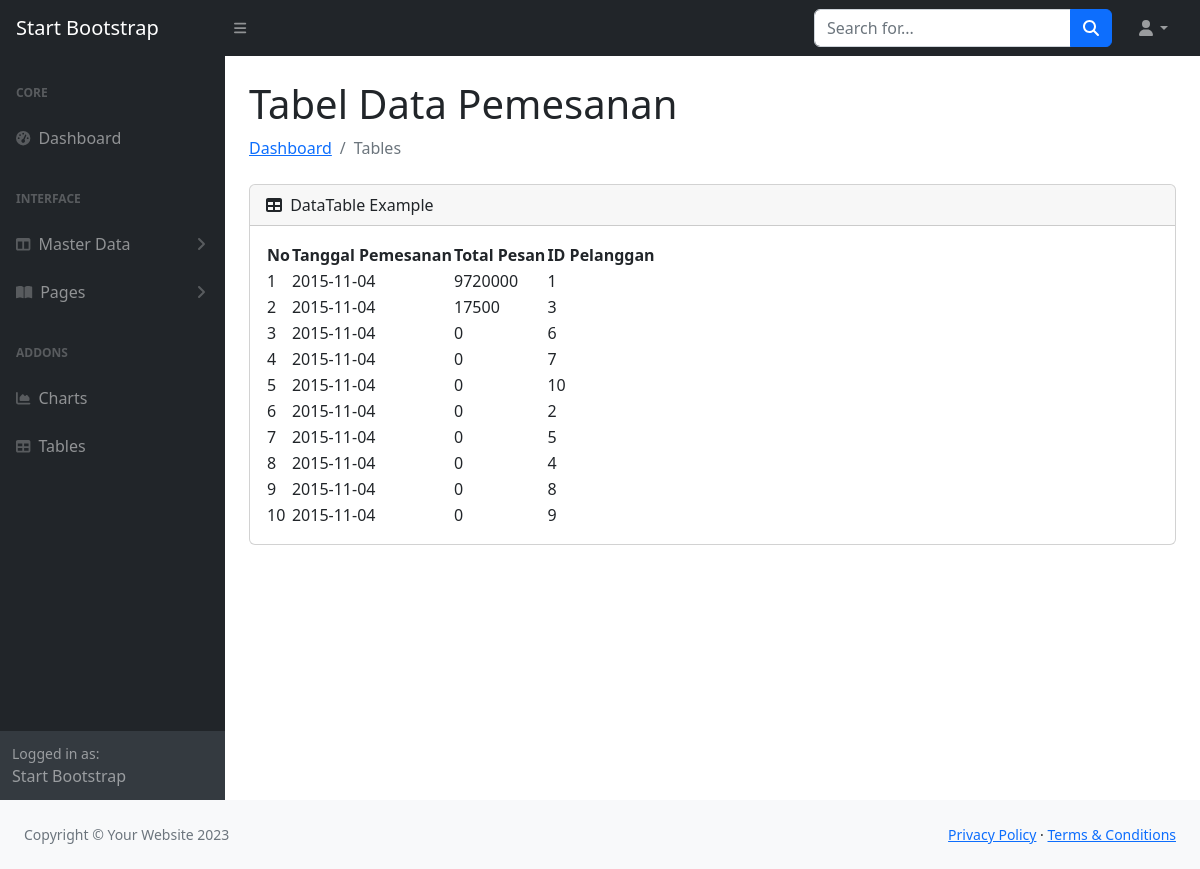
Screenshot of /admin/index.php?url=order with the database file from the repository.
### tables this page shows
CREATE TABLE `pesanan` (
  `id` int(11) NOT NULL,
  `tanggal` date DEFAULT NULL,
  `total` double DEFAULT NULL,
  `pelanggan_id` int(11) NOT NULL
);

### admin/models/pesanan.php (called while the page is built)
<?php
class Pesanan{
    private $koneksi;
    public function __construct(){
        global $dbh;
        $this->koneksi = $dbh;
    }
    public function dataPesanan(){
        $sql = "SELECT pesanan.*, pelanggan.nama as Kategori FROM pesanan INNER JOIN
        pelanggan ON pelanggan.id = pesanan.pelanggan_id";
        $ps = $this->koneksi->prepare($sql);
        $ps->execute();
        $rs = $ps->fetchAll();
        return $rs;
    }
}
?>

### admin/order.php (the view, shortened to what this page needs)
<?php
    include_once 'top.php';
    include_once 'menu.php';
$model = new Pesanan();
$data_pesanan = $model->dataPesanan();
?>
                        <h1 class="mt-4">Tabel Data Pemesanan</h1>
                        <ol class="breadcrumb mb-4">
                            <li class="breadcrumb-item"><a href="index.html">Dashboard</a></li>
                            <li class="breadcrumb-item active">Tables</li>
                        </ol>
                        <div class="card mb-4">
                            <div class="card-header">
                                <i class="fas fa-table me-1"></i>
                                DataTable Example
                            </div>
                            <div class="card-body">
                                <table id="datatablesSimple">
                                <thead>
                                        <tr>
                                            <th>No</th>
                                            <th>Tanggal Pemesanan</th>
                                            <th>Total Pesan</th>
                                            <th>ID Pelanggan</th>
                                        </tr>
                                    </thead>
                                    <tbody>
                                        <?php
                                        $no = 1;
                                        foreach($data_pesanan as $row){
                                        ?>
                                        <tr>
                                            <td><?= $no ?></td>
                                            <td><?= $row['tanggal']?></td>
                                            <td><?= $row['total']?></td>
                                            <td><?= $row['pelanggan_id']?></td>
                                        </tr>
                                        <?php
                                        $no++;
                                        }
                                        ?>
                                    </tbody>
                                </table>
                            </div>
</div>
</div>

### rows the page displays
pesanan: tanggal "2015-11-04", total "9720000", pelanggan "1"
pesanan: tanggal "2015-11-04", total "17500", pelanggan "3"
pesanan: tanggal "2015-11-04", total "0", pelanggan "6"
pesanan: tanggal "2015-11-04", total "0", pelanggan "7"
pesanan: tanggal "2015-11-04", total "0", pelanggan "10"
pesanan: tanggal "2015-11-04", total "0", pelanggan "2"
pesanan: tanggal "2015-11-04", total "0", pelanggan "5"
pesanan: tanggal "2015-11-04", total "0", pelanggan "4"
pesanan: tanggal "2015-11-04", total "0", pelanggan "8"
pesanan: tanggal "2015-11-04", total "0", pelanggan "9"
